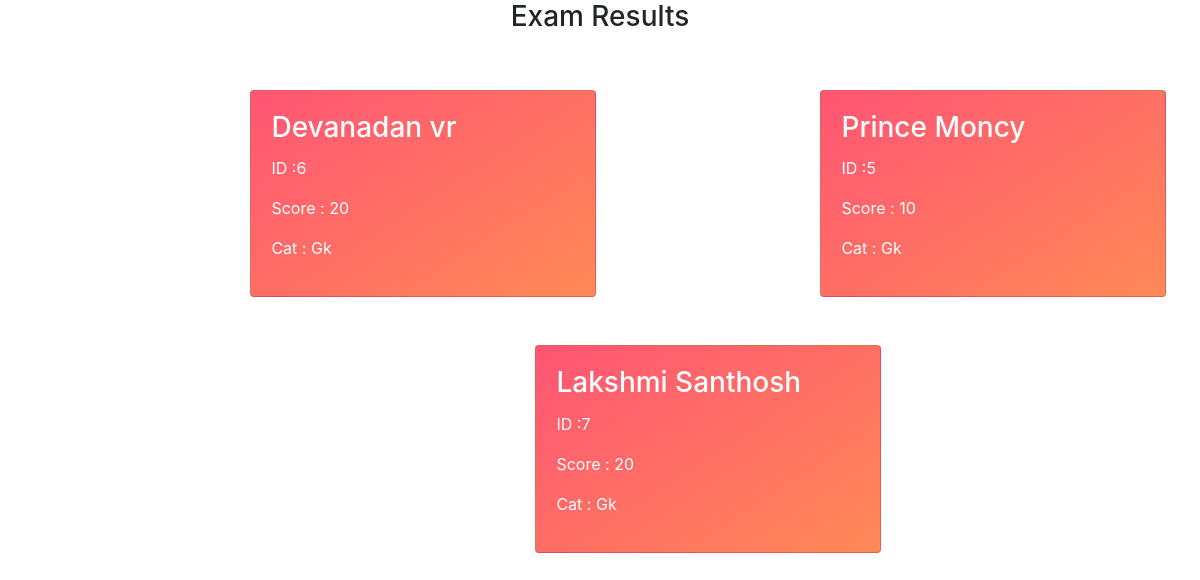
The app's page /Mark.php with its own data.
### tables this page shows
CREATE TABLE IF NOT EXISTS `students` (
  `id` int(200) NOT NULL AUTO_INCREMENT,
  `studentname` varchar(5000) NOT NULL,
  `studentid` varchar(5000) NOT NULL,
  `email` varchar(5000) NOT NULL,
  `phone` varchar(5000) NOT NULL,
  `time` timestamp NOT NULL DEFAULT current_timestamp() ON UPDATE current_timestamp(),
  PRIMARY KEY (`id`)
);

### Mark.php (the view, shortened to what this page needs)
<link rel="stylesheet" href="https://maxcdn.bootstrapcdn.com/bootstrap/4.0.0/css/bootstrap.min.css">
<link rel="stylesheet" href="Css/mark.css" type="text/css">
<center><h3>Exam Results</h3></center>
<?php
include('Connect.php');
$sq="SELECT DISTINCT studentname, id FROM students,answertab WHERE students.id=answertab.studentid";
if($r=mysqli_query($Connect,$sq)){
  echo'<div class="container"><div class="row  box">';
while($ro=mysqli_fetch_array($r)) {
  $usid=$ro['id'] ;
  echo '
  <div class="card  mt-5">
  <div class="card-body">
  <h3 class="card-title"> '.$ro['studentname'].'</h3>
  <p class="card-text">ID :'.  $ro['id']  .' </p>';
$sql="SELECT * FROM answertab WHERE answer=rans AND studentid='$usid'";
if($req=mysqli_query($Connect,$sql)){
 echo'<p  class="card-text">Score : '.mysqli_num_rows($req)*5..'</p>';
}
$sqli="SELECT DISTINCT cat FROM answertab WHERE answer=rans AND studentid='$usid' ";
if($reqe=mysqli_query($Connect,$sqli)){
while($row=mysqli_fetch_array($reqe)){
  echo '<p  class="card-text">Cat : '.$row['cat'].'<p>';
 }
}
echo'</div>
 </div>';
}
echo'</div>
 </div>';
}
?>

### Css/mark.css (style rules this page uses)
.card { color: white; background: linear-gradient( 327deg , #ff8956, #ff5574); min-width: 30.33%; }
.box { flex-wrap: wrap; justify-content: space-around; }
@media only screen and (max-width:1524px) { .card { margin-left: 19%; } }

### records on screen
students: studentname "Devanadan vr", id "6", mysqli_num_rows($req)*5. "20", cat "Gk"
students: studentname "Prince Moncy", id "5", mysqli_num_rows($req)*5. "10", cat "Gk"
students: studentname "Lakshmi Santhosh", id "7", mysqli_num_rows($req)*5. "20", cat "Gk"
